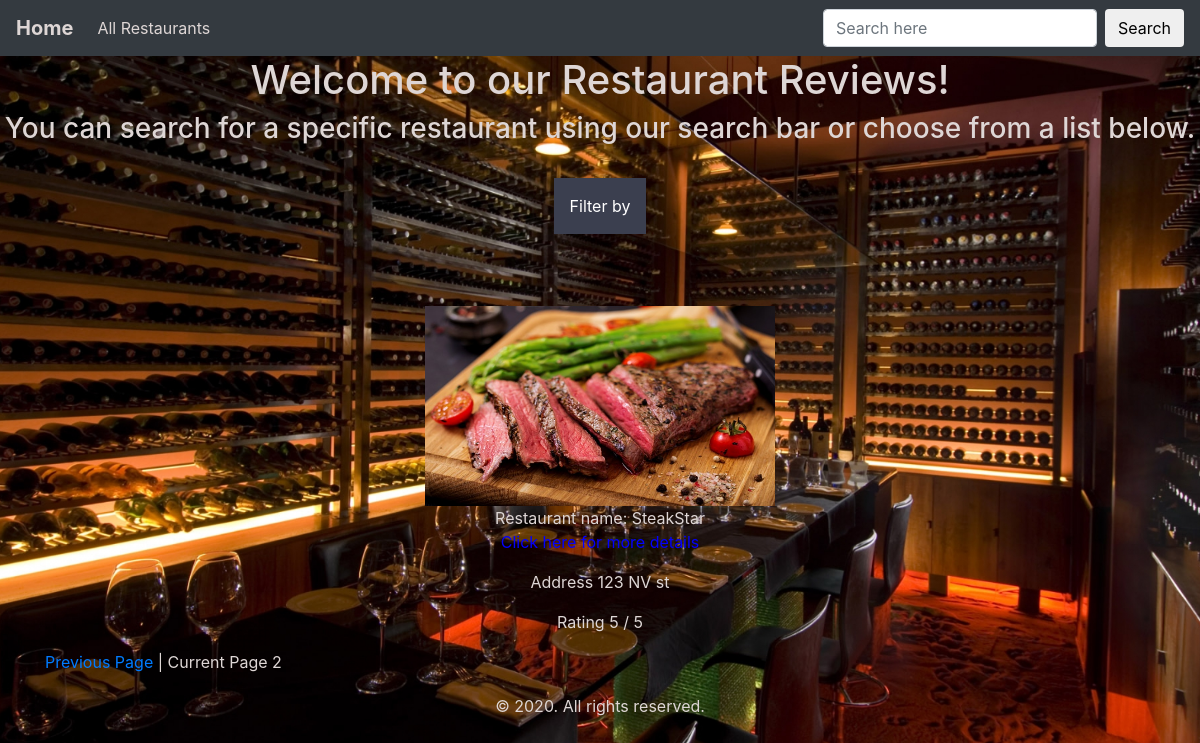
Screenshot of /?page=2 with the database file from the repository.
### ratingapp/models.py (models this page shows, shortened)
class Restaurant(models.Model):
    name = models.CharField(max_length=100)
    image = models.ImageField(upload_to='pic')
    food_type = models.CharField(max_length=100)
    rating = models.IntegerField(default=0, validators=[MaxValueValidator(5), MinValueValidator(1)])
    address = models.CharField(max_length=200)
    description = models.TextField(null=True, blank=True)
    created = models.DateTimeField(default=timezone.now)
    def get_absolute_url(self):
        return reverse('post-detail', kwargs={
            'id':self.id
        })

### ratingapp/views.py (the view)
# urls.py: path('', views.index, name="index"),
def index(request):
    restaurants = Restaurant.objects.order_by('-created')[:10]
    paginator = Paginator(restaurants, 3)
    page_request_var = 'page'
    page = request.GET.get(page_request_var)
    try:
        paginated_queryset = paginator.page(page)
    except PageNotAnInteger:
        paginated_queryset = paginator.page(1)
    except EmptyPage:
        paginated_queryset = paginator.page(paginator.num_pages)
    context = {
        'restaurants':restaurants,
        'queryset':paginated_queryset,
        'page_request_var':page_request_var,
               }
    return render(request, 'index.html', context)

### templates/index.html (shortened to what this page needs)
{% extends 'base.html' %}
{% block content %}
{% load static %}
{% static "images" as baseurl %}
<head>
</head>
<body>
<h1 align="center"> Welcome to our Restaurant Reviews! </h1>
<h3 align="center">You can search for a specific restaurant using our search bar or choose from a list below.</h3>
<br/>
<div class="container" align="center">
    <div class="dropdown">
      <button onclick="myFunction()" class="dropbtn">Filter by</button>
    </div>
</div>
<br/>
<br/>
<br/>
    {% for restaurant in queryset %}
<div class="container" align="center">
							<div class="container">
								<img src="{% if restaurant.image %}{{ restaurant.image.url }}{% else %}{% static 'images/no_image.png' %}{% endif %}" width="350" height="200">
							</div>
							<div class="container">
								<div class="container"><a href="{{ restaurant.get_absolute_url }}"><p>Restaurant name: {{restaurant.name}} <br /><font color="#0400fc">Click here for more details</font></p>
								</a></div>
								<div class="container"><p>Address {{restaurant.address}}</p></div>
								<div class="container"><p>Rating {{restaurant.rating}} / 5</p></div>
							</div>
</div>
    {% endfor %}
<div class="container" align="center">
    <div class="pagination">
        <span class="step-links">
            {% if queryset.has_previous %}
            <a href="?{{ page_request_var }}={{ queryset.previous_page_number }}">Previous Page</a> <font color ="#ded6d5">|</font>
            {% endif %}
            <span class="current">
                <font color ="#ded6d5">Current Page {{ queryset.number }}</font>
            </span>
        </span>
    </div>
</div>
</body>
{% endblock %}

### templates/base.html (style rules this page uses)
body { background: url('static/images/bg_restaurant.jpg') no-repeat center center fixed; -webkit-background-size: cover; -moz-background-size: cover; -o-background-size: cover; background-size: cover; }
h1 { color: #ded6d5; }
h3 { color: #ded6d5; }
p { color: #ded6d5; }

### templates/index.html (style rules this page uses)
.dropbtn { background-color: #3b3f4f; color: white; padding: 16px; font-size: 16px; border: none; cursor: pointer; }
.dropdown { position: relative; display: inline-block; }

### rows the page displays
Restaurant: image (picture), name "SteakStar", address "123 NV st", rating "5"

### other values shown
{{ queryset.number }} "2"
